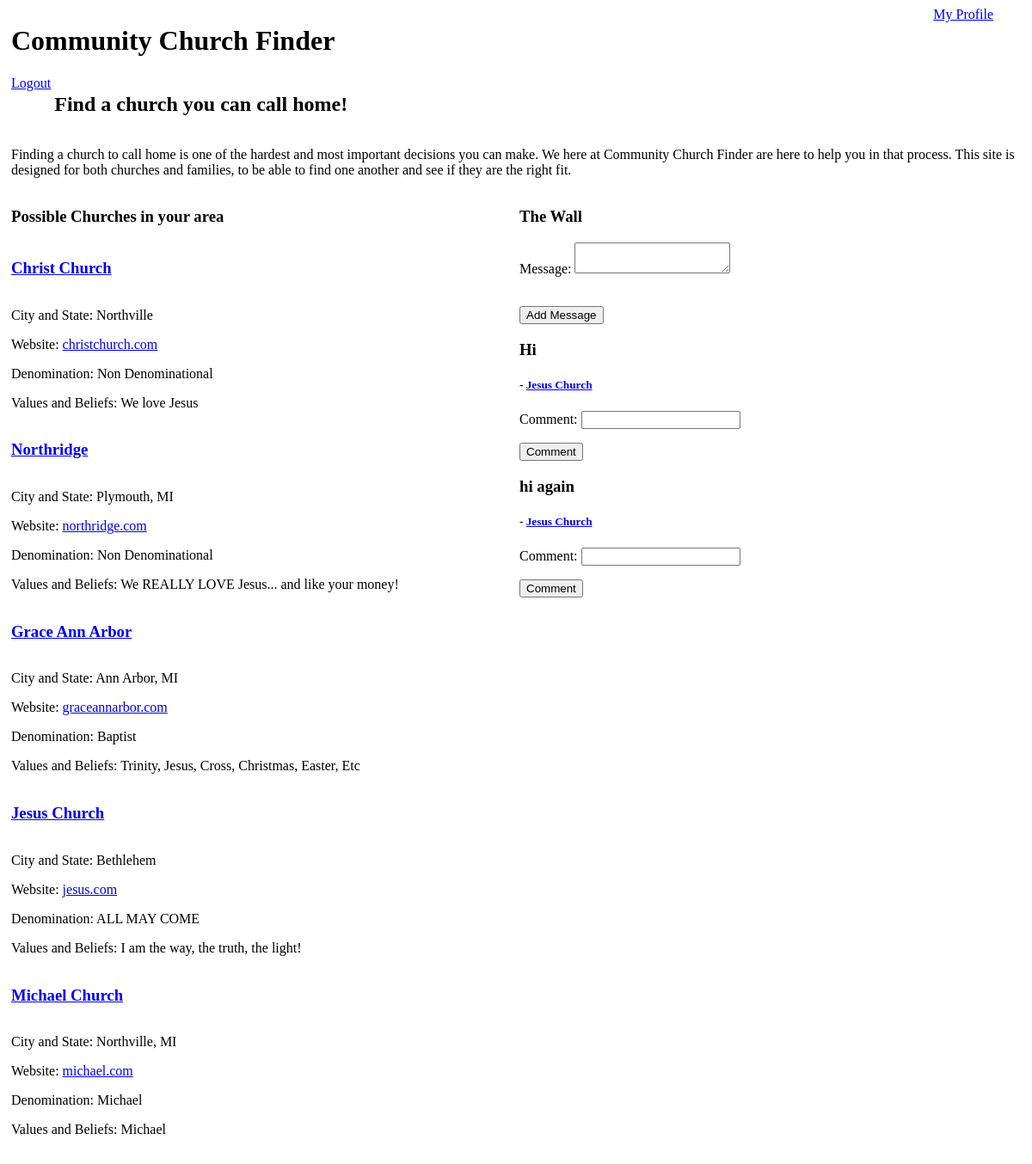
The page /church_home_page (upper part) on the database as committed earlier.
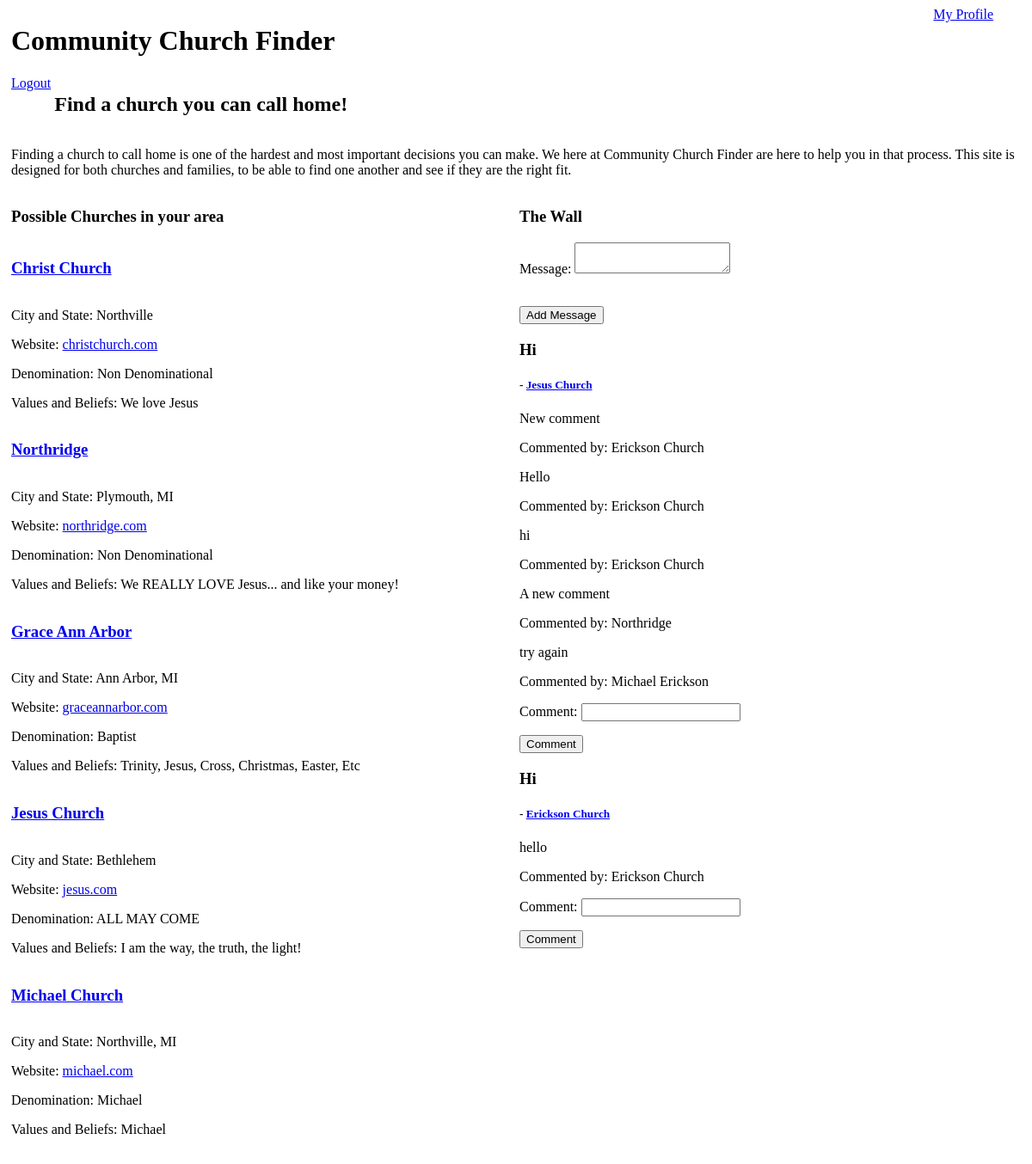
The same page on the database as committed later.
### church_app/models.py (models this page shows)
class Church(models.Model):
    church_name=models.CharField(max_length=255)
    admin_name=models.CharField(max_length=255)
    admin_email=models.CharField(max_length=255)
    password=models.CharField(max_length=255)
    city_state=models.CharField(max_length=255)
    address=models.CharField(max_length=255)
    website=models.CharField(max_length=255)
    facebook=models.CharField(max_length=255)
    instagram=models.CharField(max_length=255)
    twitter=models.CharField(max_length=255)
    church_email=models.CharField(max_length=255)
    church_phone=models.CharField(max_length=13)
    denomination=models.CharField(max_length=255)
    values=models.TextField()
    size=models.CharField(max_length=255)
    youngest=models.CharField(max_length=255)
    younger=models.CharField(max_length=255)
    young=models.CharField(max_length=255)
    old=models.CharField(max_length=255)
    oldest=models.CharField(max_length=255)
    other=models.TextField()
    created_at=models.DateTimeField(auto_now_add=True)
    updated_at=models.DateTimeField(auto_now=True)
    objects=ChurchManager()

class Message(models.Model):
    message=models.TextField()
    church= models.ForeignKey(Church, related_name='church_message', on_delete=models.CASCADE)
    created_at=models.DateTimeField(auto_now_add=True)
    updated_at=models.DateTimeField(auto_now=True)

class ChurchComments(models.Model):
    comment=models.CharField(max_length=255)
    church= models.ForeignKey(Church, related_name='church_comment', on_delete=models.CASCADE)
    wall_message= models.ForeignKey(Message, related_name='church_post_comments', on_delete=models.CASCADE)
    created_at=models.DateTimeField(auto_now_add=True)
    updated_at=models.DateTimeField(auto_now=True)

class UserComments(models.Model):
    comment=models.CharField(max_length=255)
    user= models.ForeignKey(User, related_name='user_comment', on_delete=models.CASCADE)
    wall_message= models.ForeignKey(Message, related_name='user_post_comments', on_delete=models.CASCADE)
    created_at=models.DateTimeField(auto_now_add=True)
    updated_at=models.DateTimeField(auto_now=True)

class User(models.Model):
    first_name=models.CharField(max_length=255)
    last_name=models.CharField(max_length=255)
    email=models.CharField(max_length=255)
    password=models.CharField(max_length=255)
    created_at=models.DateTimeField(auto_now_add=True)
    updated_at=models.DateTimeField(auto_now=True)
    objects=UserManager()

### church_app/views.py (the view)
# urls.py: path('church_home_page', views.church_home_page),
def church_home_page(request):
    context={
        'all_churches': Church.objects.all(),
        'all_messages': Message.objects.all(),
    }
    return render(request, "church_home_page.html", context)

### church_app/templates/church_home_page.html (shortened to what this page needs)
<!DOCTYPE html>
<html lang="en">
<head>
    {% load static %}
    <link rel="stylesheet" href="{% static 'home_page.css' %}">
</head>
<body>
<div id="wrapper">
    <div id="top">
        <h1>Community Church Finder</h1>
        <a href="/church_profile/{{request.session.church_id}}">My Profile</a>  <a href="/logout">Logout</a>
        <h2>Find a church you can call home!</h2>
    </div>
    <p>Finding a church to call home is one of the hardest and most important decisions you can make. We here at Community Church Finder are here to help you in that process. This site is designed for both churches and families, to be able to find one another and see if they are the right fit.</p>
    <div id="top_left">
        <h3>Possible Churches in your area</h3>
        {% for churches in all_churches %}
            <a href="/church_profile/{{churches.id}}"><h3>{{churches.church_name}}</h3></a>
            <p>City and State: {{churches.city_state}}</p>
            <p>Website: <a href="https://www.{{churches.website}}">{{churches.website}}</a></p>
           <p>Denomination: {{churches.denomination}}</p>
           <p>Values and Beliefs: {{churches.values}}</p>
        {% endfor %}
    </div>
    <div id="top_right">
        <h3>The Wall</h3>
        <form action="/church_add_message" method="post">
        <p id="add_message">Message: <textarea type="text" name="message"></textarea></p></br>
        <input type="submit" value="Add Message">
        </form>
        {% for messages in all_messages %}
        <div id="messages">
                <h3>{{messages.message}}</h3>
                <h5>- <a href="/church_profile/{{messages.church.id}}">{{messages.church.church_name}}</a></h5>
        </div>
        <div id="comment">
            {% for comment in messages.church_post_comments.all %}
            <p>{{comment.comment}}</p>
            <p>Commented by: {{comment.church.church_name}}</p>
            {% endfor %}
            {% for comment in messages.user_post_comments.all %}
            <p>{{comment.comment}}</p>
            <p>Commented by: {{comment.user.first_name}} {{comment.user.last_name}}</p>
            {% endfor %}
            <form action="/church_add_comment/{{messages.id}}" method="post">
            <p>Comment: <input type="text" name="comment"></p>
            <input type="submit" value="Comment">
            </form>
        </div>
        {% endfor %}
    </div>
</div>
</body>
</html>

Rows that differ between the two databases and show on the page:
removed Message: message "hi again", church.church_name "Jesus Church"
added ChurchComments: comment "New comment", church.church_name "Erickson Church", shown under Message "Jesus Church"
added ChurchComments: comment "Hello", church.church_name "Erickson Church", shown under Message "Jesus Church"
added ChurchComments: comment "hi", church.church_name "Erickson Church", shown under Message "Jesus Church"
added ChurchComments: comment "A new comment", church.church_name "Northridge", shown under Message "Jesus Church"
added UserComments: comment "try again", user.first_name "Michael", user.last_name "Erickson", shown under Message "Jesus Church"
added Message: message "Hi", church.church_name "Erickson Church"
added ChurchComments: comment "hello", church.church_name "Erickson Church", shown under "Hi"
